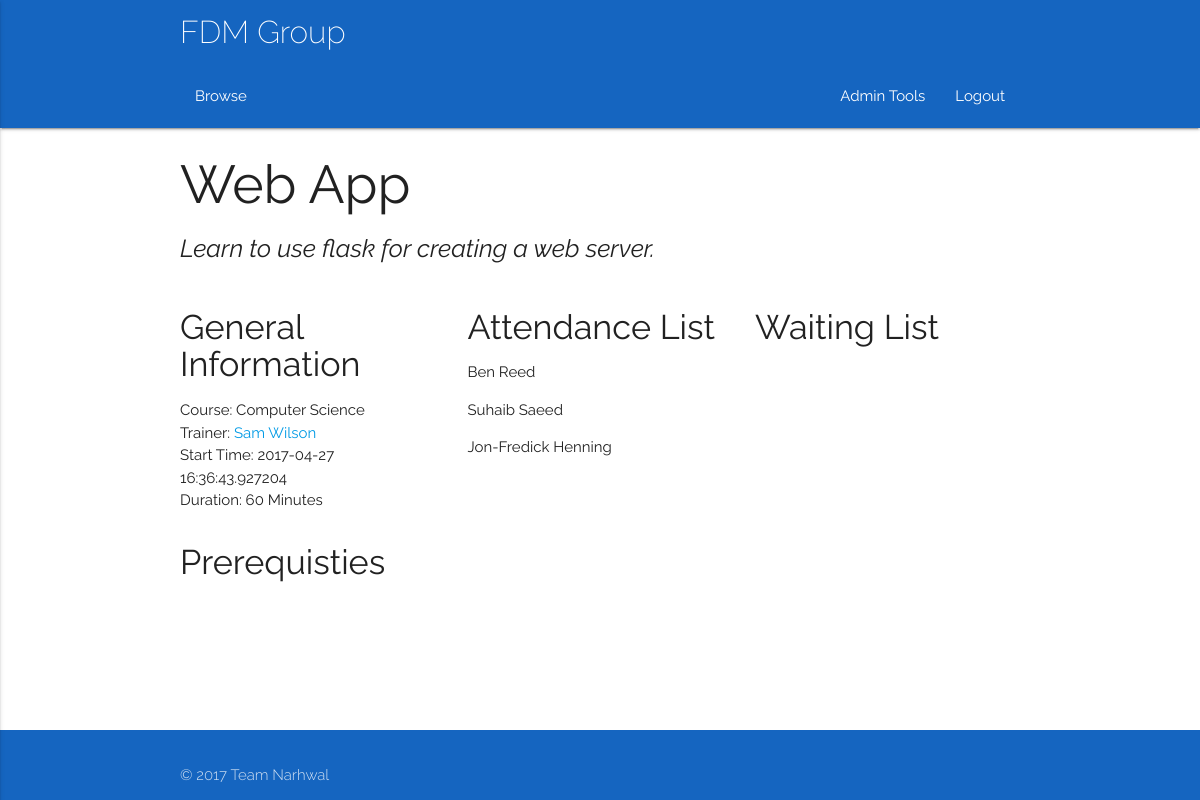
Page /class/0 (signed in) on the earlier database version.
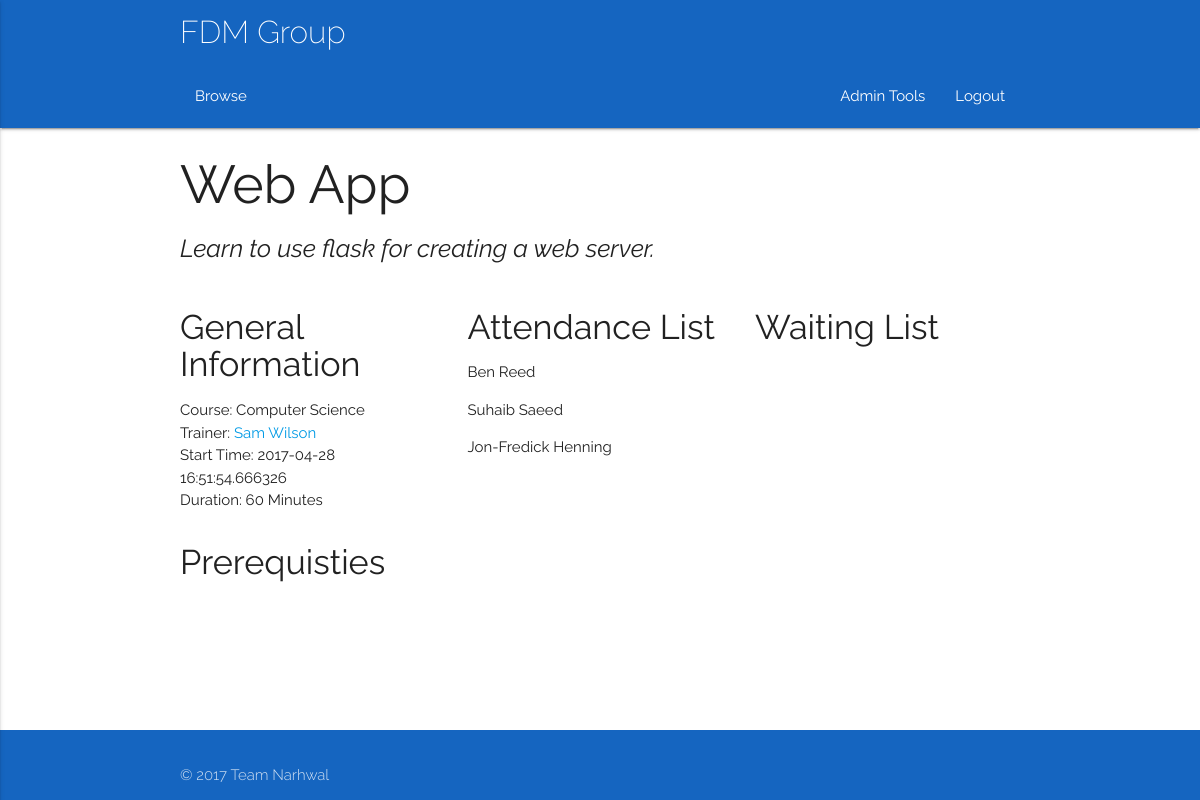
Same page on the later database version.
### app/models.py (models this page shows)
class Class(db.Model):
	__tablename__ = 'Class'
	classID = db.Column(db.Integer, primary_key = True)
	coursePoint = db.Column(db.Integer, db.ForeignKey('Course.courseID'))
	course = db.relationship("Course", foreign_keys = [coursePoint])
	courseID = db.Column(db.Integer)
	title = db.Column(db.String(100))
	description = db.Column(db.String(100))
	capacity = db.Column(db.Integer)
	startTime = db.Column(db.DateTime, default = datetime.utcnow )
	duration = db.Column(db.Integer, default = 60)
	reqFac = db.Column(db.String(100), default = 'None')
	preTrain = db.Column(db.String(100), default = 'None')
	locationPoint = db.Column(db.Integer, db.ForeignKey('Room.roomID'))
	location = db.relationship("Room", foreign_keys = [locationPoint])
	trainerPoint = db.Column(db.Integer, db.ForeignKey('Trainer.trainerID'))
	trainer = db.relationship("Trainer", foreign_keys = [trainerPoint])
	attendanceList = db.relationship('Delegate', secondary = association_table)
	waitList = db.relationship('Delegate', secondary = waiting_table)

### app/views.py (the view)
@app.route('/class/<id>')
@login_required
def adminClassDetails(id):
    classID = id
    if current_user.type != 'Admin':
        abort(403)
    current_class = classes(classID = classID)
    return render_template('adminClassDetails.html', title = current_class.title + 'Details', current_class = current_class)

### app/views.py (called while the page is built)
@login_manager.user_loader
def load_user(id):
    return models.User.query.get(id)

### queries.py (called while the page is built)
def listConvert(x):
    if(x.count() == 1):
        x = x[0]
        return x
    else:
        y = []
    for i in x:
        y.append(i)
    return y

def classes(**kwargs):
    q = models.Class.query.filter_by(**kwargs)
    q = listConvert(q)
    return q

### app/templates/adminClassDetails.html (shortened to what this page needs)
{% extends "base.html" %} {% block content %}
<div class="container">
    <div class="row">
        <div class = "col s12">
            <h2>{{current_class.title}}</h2>
            <h5><i>{{current_class.description}}</i></h5>
        </div>
    </div>
    <div class = "row">
        <div class = "col s12 l4">
        <h4>General Information</h4>
        <ul>
        <li>Course: {{current_class.course.title}}</li>
        <li>Trainer: <a href="/trainers/{{current_class.trainer.trainerID}}">{{current_class.trainer.name}}</a></li>
        <li>Start Time: {{current_class.startTime}}</li>
        <li>Duration: {{current_class.duration}} Minutes</li>
        </ul>
        <div class = "row">
        <div class ="col s12">
        <h4>Prerequisties</h4>
        </div>
        </div>
        </div>
        <div class = "col s12 l4">
        <h4>Attendance List</h4>
        {%- for item in current_class.attendanceList %}
        <p> {{item.name}} </p>
        {%- endfor %}
        </div>
        <div class = "col s12 l4">
        <h4>Waiting List<h4>
        </div>
    </div>
</div>
    {% endblock %}

Differences in the rows shown:
changed Class "Web App": startTime "2017-04-27 16:36:43.927204" → "2017-04-28 16:51:54.666326"
